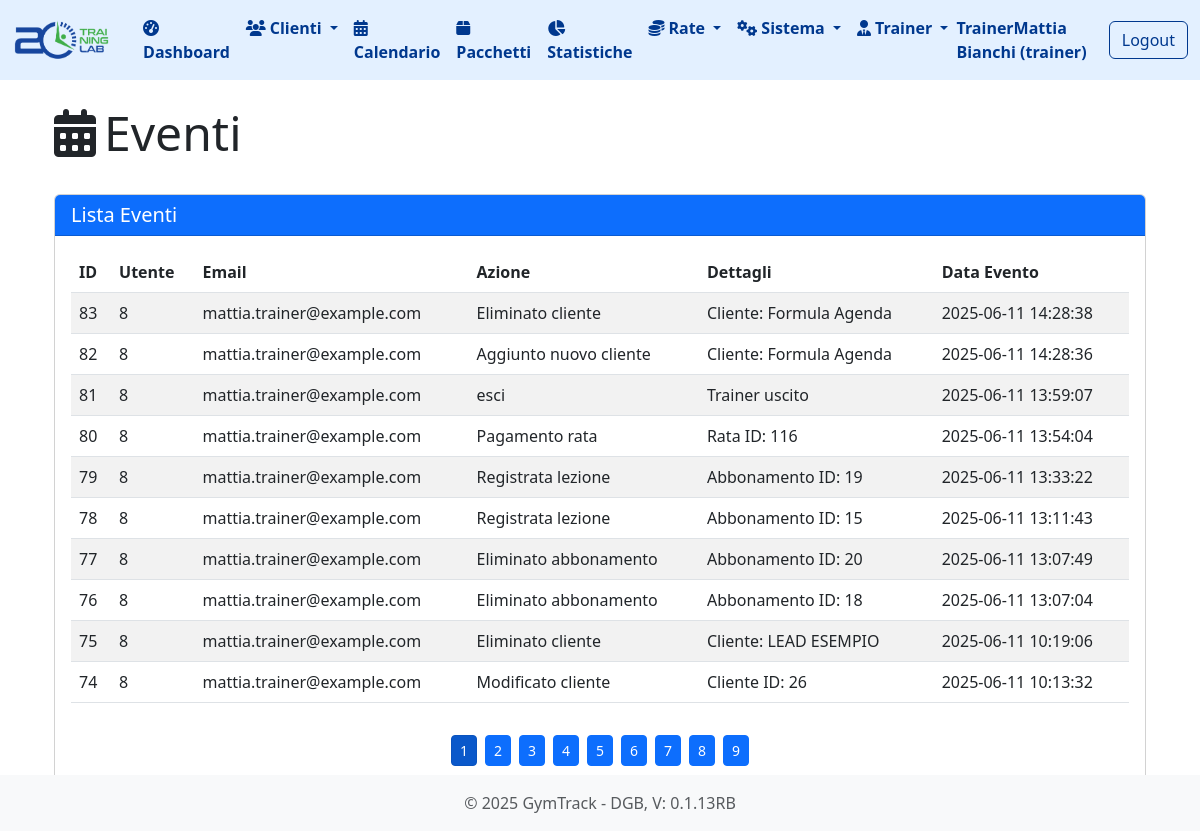
The app's page /eventi (signed in) with its own data.
### tables this page shows
CREATE TABLE utenti (
                id INTEGER PRIMARY KEY AUTOINCREMENT,
                nome TEXT NOT NULL,
                cognome TEXT NOT NULL,
                email TEXT UNIQUE NOT NULL,
                password TEXT NOT NULL,
                ruolo TEXT NOT NULL DEFAULT 'staff',
                attivo BOOLEAN NOT NULL DEFAULT 1,
                data_creazione TIMESTAMP DEFAULT CURRENT_TIMESTAMP
            );

CREATE TABLE eventi (
            id INTEGER PRIMARY KEY AUTOINCREMENT,
            utente_id INTEGER,
            email TEXT,
            azione TEXT NOT NULL,
            dettagli TEXT,
            data_evento TIMESTAMP DEFAULT CURRENT_TIMESTAMP,
            FOREIGN KEY (utente_id) REFERENCES utenti (id)
        );

### app.py (the view)
@app.route('/eventi')
@login_required
def lista_eventi():
    eventi = db.get_all_eventi()
    return render_template('eventi/lista.html', eventi=eventi)

### app.py (called while the page is built)
@app.before_request
def setup():
    db.init_db()
    db.create_user_tables()
    g.hierarchy = db.build_hierarchy(session.get('user_role'), session.get('user_email'))

### database.py (called while the page is built, shortened)
def get_db_connection():
    conn = sqlite3.connect(DATABASE_PATH)
    conn.row_factory = sqlite3.Row
    return conn

def init_db():
    if os.path.exists(DATABASE_PATH):
        return

def get_user_by_email(email):
    conn = get_db_connection()
    try:
        query = 'SELECT * FROM utenti WHERE email = ?'
        user = conn.execute(query, (email,)).fetchone()
        return dict(user) if user else None
    finally:
        conn.close()

def get_all_eventi():
    conn = get_db_connection()
    try:
        eventi = conn.execute('SELECT * FROM eventi ORDER BY data_evento DESC').fetchall()
        return eventi
    finally:
        conn.close()

### utils/auth.py (called while the page is built)
def login_required(f):
    @wraps(f)
    def decorated_function(*args, **kwargs):
        if 'user_id' not in session:
            flash('Devi effettuare il login per accedere a questa pagina', 'danger')
            return redirect(url_for('auth.login'))
        return f(*args, **kwargs)
    return decorated_function

### templates/eventi/lista.html (shortened to what this page needs)
{% extends "base.html" %}
{% block content %}
<div class="container">
    <div class="d-flex justify-content-between align-items-center mb-4">
        <h1 class="display-5">
            <i class="fas fa-calendar-alt me-2"></i>Eventi
        </h1>
    </div>
    <div class="card mb-4">
        <div class="card-header bg-primary text-white">
            <h5 class="mb-0">Lista Eventi</h5>
        </div>
        <div class="card-body">
            <div class="table-responsive">
                <table class="table table-striped table-hover" id="eventiTable">
                    <thead>
                        <tr>
                            <th>ID</th>
                            <th>Utente</th>
                            <th>Email</th>
                            <th>Azione</th>
                            <th>Dettagli</th>
                            <th>Data Evento</th>
                        </tr>
                    </thead>
                    <tbody>
                        {% for evento in eventi %}
                        <tr>
                            <td>{{ evento.id }}</td>
                            <td>{{ evento.utente_id }}</td>
                            <td>{{ evento.email }}</td>
                            <td>{{ evento.azione }}</td>
                            <td>{{ evento.dettagli }}</td>
                            <td>{{ evento.data_evento }}</td>
                        </tr>
                        {% endfor %}
                    </tbody>
                </table>
            </div>
            <div id="paginationControls" class="mt-3 d-flex justify-content-center"></div>
        </div>
    </div>
</div>
{% endblock %}

### templates/base.html (shortened to what this page needs)
<!DOCTYPE html>
<html lang="it">
<head>
    <link rel="stylesheet" href="https://cdnjs.cloudflare.com/ajax/libs/bootstrap/5.3.0/css/bootstrap.min.css">
    <link rel="stylesheet" href="https://cdnjs.cloudflare.com/ajax/libs/font-awesome/6.4.0/css/all.min.css">
    <link href="https://cdn.jsdelivr.net/npm/fullcalendar@5.11.3/main.min.css" rel="stylesheet">
</head>
<body>
    <nav class="navbar navbar-expand-lg navbar-light" style="background-color: #e3f0ff;">
        <div class="container-fluid">
            <a class="navbar-brand" href="{{ url_for('index') }}">
                <img src="{{ url_for('static', filename='images/logo.png') }}" alt="GymTrack" style="height:42px; width:auto; margin-right:8px; vertical-align:middle;">
            </a>
            <div class="collapse navbar-collapse" id="navbarNav">
                <ul class="navbar-nav">
                    <li class="nav-item">
                        <a class="nav-link text-primary fw-bold {% if request.path == url_for('index') %}active{% endif %}" href="{{ url_for('index') }}">
                            <i class="fas fa-tachometer-alt me-1"></i>Dashboard
                        </a>
                    </li>
                    <li class="nav-item dropdown">
                        <a class="nav-link text-primary fw-bold dropdown-toggle {% if '/clienti' in request.path %}active{% endif %}" href="#" role="button" data-bs-toggle="dropdown">
                            <i class="fas fa-users me-1"></i>Clienti
                        </a>
                    </li>
                    <li class="nav-item">
                        <a class="nav-link text-primary fw-bold {% if request.path == url_for('appuntamenti.trainer_calendar') %}active{% endif %}" href="{{ url_for('appuntamenti.trainer_calendar') }}">
                            <i class="fas fa-calendar-alt me-1"></i>Calendario
                        </a>
                    </li>
                    <li class="nav-item">
                        <a class="nav-link text-primary fw-bold {% if '/pacchetti' in request.path %}active{% endif %}" href="{{ url_for('pacchetti.lista_pacchetti') }}">
                            <i class="fas fa-box me-1"></i>Pacchetti
                        </a>
                    </li>
                    <li class="nav-item">
                        <a class="nav-link text-primary fw-bold {% if '/statistiche' in request.path %}active{% endif %}" href="{{ url_for('stats.statistiche') }}">
                            <i class="fas fa-chart-pie me-1"></i>Statistiche
                        </a>
                    </li>
                    <li class="nav-item dropdown">
                        <a class="nav-link text-primary fw-bold dropdown-toggle {% if request.path == url_for('rate.calendario') or request.path == url_for('rate.scadenziario') %}active{% endif %}"
                           href="#"
                           role="button"
                           data-bs-toggle="dropdown">
                            <i class="fas fa-coins me-1"></i>Rate
                        </a>
                    </li>
                    <li class="nav-item dropdown">
                        <a class="nav-link text-primary fw-bold dropdown-toggle {% if request.path == url_for('gerarchie.hierarchy') or request.path == url_for('gerarchie.all_utenti') %}active{% endif %}"
                           href="#"
                           role="button"
                           data-bs-toggle="dropdown">
                            <i class="fas fa-cogs me-1"></i>Sistema
                        </a>
                    </li>
                    <li class="nav-item dropdown">
                        <a class="nav-link text-primary fw-bold dropdown-toggle {% if '/trainer' in request.path %}active{% endif %}" href="#" role="button" data-bs-toggle="dropdown">
                            <i class="fas fa-user-tie me-1"></i>Trainer
                        </a>
                    </li>
                </ul>
                <div class="ms-auto d-flex align-items-center">
                    {% if session.user_name %}
                        <span class="navbar-text text-primary fw-bold me-3">
                            {{ session.user_name }} ({{ session.user_role }})
                        </span>
                        <a href="{{ url_for('auth.logout') }}" class="btn btn-outline-primary">Logout</a>
                    {% endif %}
                </div>
            </div>
        </div>
    </nav>
    <div class="container mt-4 mb-5">
        {% block content %}{% endblock %}
    </div>
    <footer class="footer mt-auto py-3 bg-light fixed-bottom">
        <div class="container text-center">
            <span class="text-muted">© 2025 GymTrack - DGB, V: 0.1.13RB</span>
        </div>
    </footer>
</body>
</html>

### templates/base.html (style rules this page uses)
.navbar .nav-link, .navbar .dropdown-item, .navbar .navbar-brand, .navbar .navbar-text, .navbar .btn-outline-primary { color: #00388E !important; border-color: #00388E !important; }

### records on screen
utenti: user_role "trainer"
eventi: id "83", utente_id "8", email "mattia.trainer@example.com", azione "Eliminato cliente", dettagli "Cliente: Formula Agenda", data_evento "2025-06-11 14:28:38"
eventi: id "82", utente_id "8", email "mattia.trainer@example.com", azione "Aggiunto nuovo cliente", dettagli "Cliente: Formula Agenda", data_evento "2025-06-11 14:28:36"
eventi: id "81", utente_id "8", email "mattia.trainer@example.com", azione "esci", dettagli "Trainer uscito", data_evento "2025-06-11 13:59:07"
eventi: id "80", utente_id "8", email "mattia.trainer@example.com", azione "Pagamento rata", dettagli "Rata ID: 116", data_evento "2025-06-11 13:54:04"
eventi: id "79", utente_id "8", email "mattia.trainer@example.com", azione "Registrata lezione", dettagli "Abbonamento ID: 19", data_evento "2025-06-11 13:33:22"
eventi: id "78", utente_id "8", email "mattia.trainer@example.com", azione "Registrata lezione", dettagli "Abbonamento ID: 15", data_evento "2025-06-11 13:11:43"
eventi: id "77", utente_id "8", email "mattia.trainer@example.com", azione "Eliminato abbonamento", dettagli "Abbonamento ID: 20", data_evento "2025-06-11 13:07:49"
eventi: id "76", utente_id "8", email "mattia.trainer@example.com", azione "Eliminato abbonamento", dettagli "Abbonamento ID: 18", data_evento "2025-06-11 13:07:04"
eventi: id "75", utente_id "8", email "mattia.trainer@example.com", azione "Eliminato cliente", dettagli "Cliente: LEAD ESEMPIO", data_evento "2025-06-11 10:19:06"
eventi: id "74", utente_id "8", email "mattia.trainer@example.com", azione "Modificato cliente", dettagli "Cliente ID: 26", data_evento "2025-06-11 10:13:32"

### other values on screen
{{ session.user_name }} "TrainerMattia Bianchi"
